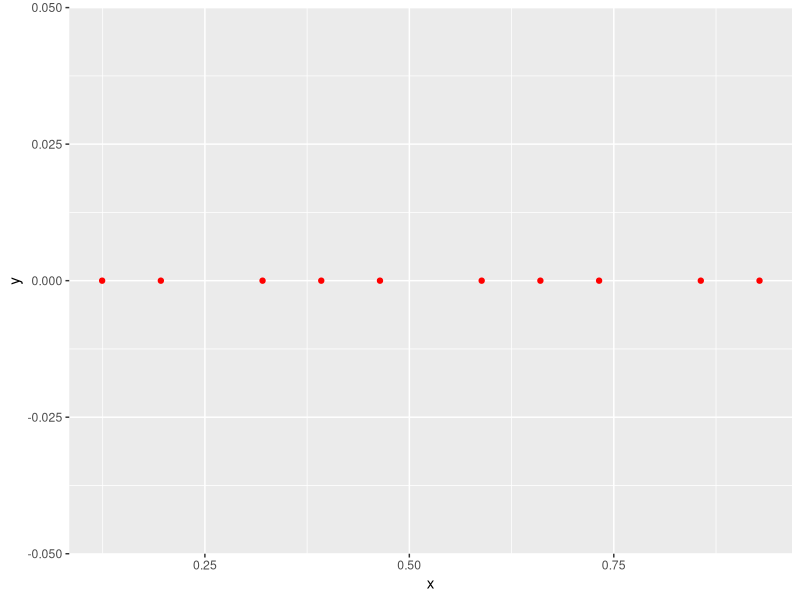
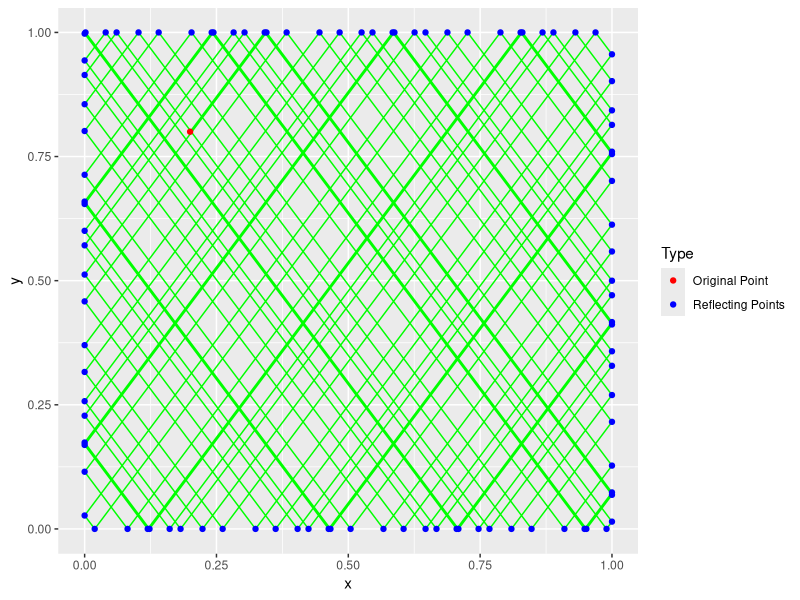

These figures' R source, in order:
## Visualization of Weyl's equidistribution theorem
N = 10
n = 1:N
irra_seq = sapply(n, function(x){
  x * sqrt(3) - floor(x * sqrt(3))
})
data_seq = data.frame(x = irra_seq, y = rep(0, N))

library(ggplot2)
ggplot(data_seq) + geom_point(mapping = aes(x = x, y = y), color = "red")

## The geometric interpretation of the Weyl's equidistribution theorem
# The slope of the arc
gam = sqrt(2)
N = 100
direct = "right"
point = data.frame(x = c(0.2, rep(0, N)), y = c(0.8, rep(0, N)))

for(i in 1:N){
  b = point$y[i] - gam * point$x[i]
  
  if((direct == "right" & gam + b > 1) | (direct == "left" & b > 1)){
    point$y[i+1] = 1
    point$x[i+1] = (1 - b)/gam
    gam = - gam
  }else if((direct == "right" & gam + b >= 0 & gam + b <= 1)){
    point$x[i+1] = 1
    point$y[i+1] = gam + b
    gam = - gam
    direct = "left"
  }else if((direct == "right" & gam + b < 0) |(direct == "left" & b < 0)){
    point$x[i+1] = -b/gam
    point$y[i+1] = 0
    gam = - gam
  }else if(direct == "left" & b >= 0 & b <= 1){
    point$x[i+1] = 0
    point$y[i+1] = b
    gam = -gam
    direct = "right"
  }
}

point$Type = c("Original Point", rep("Reflecting Points", N))
ggplot(point) + geom_path(mapping = aes(x, y), color = "green") + geom_point(mapping = aes(x, y, color = Type)) + scale_color_manual(values = c("red", "blue"))


